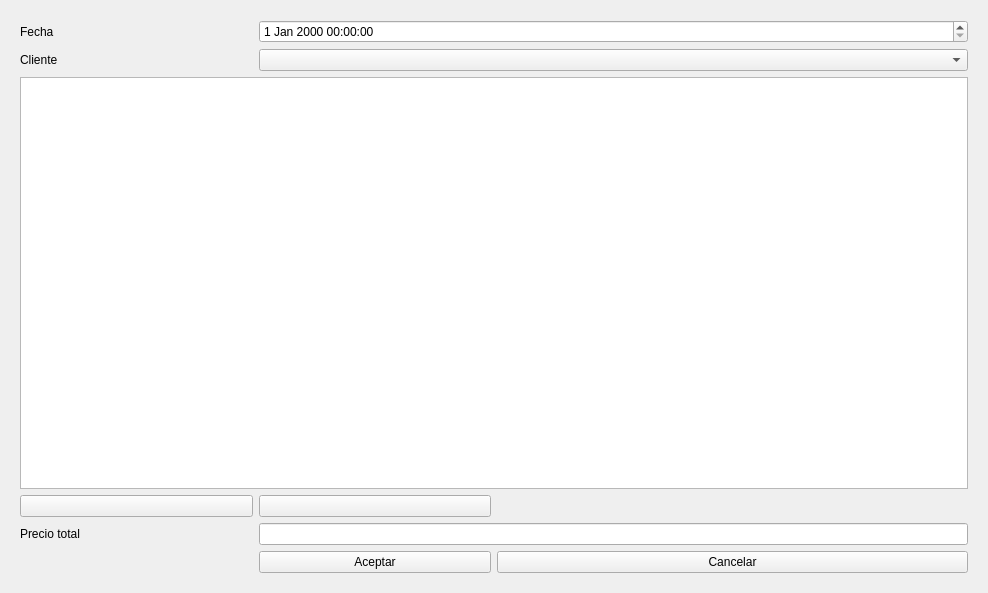
<?xml version="1.0" encoding="UTF-8"?>
<ui version="4.0">
 <class>Form</class>
 <widget class="QWidget" name="Form">
  <property name="geometry">
   <rect>
    <x>0</x>
    <y>0</y>
    <width>988</width>
    <height>593</height>
   </rect>
  </property>
  <property name="windowTitle">
   <string>Form</string>
  </property>
  <layout class="QGridLayout" name="gridLayout_2">
   <item row="0" column="0">
    <widget class="QWidget" name="widget" native="true">
     <layout class="QGridLayout" name="gridLayout">
      <item row="11" column="0">
       <widget class="QPushButton" name="pushButtonQuitarProducto">
        <property name="text">
         <string/>
        </property>
        <property name="icon">
         <iconset theme="QIcon::ThemeIcon::ListRemove"/>
        </property>
       </widget>
      </item>
      <item row="12" column="0">
       <widget class="QLabel" name="labelPrecioTotal">
        <property name="text">
         <string>Precio total</string>
        </property>
       </widget>
      </item>
      <item row="1" column="1" colspan="3">
       <widget class="QComboBox" name="comboBox"/>
      </item>
      <item row="0" column="0">
       <widget class="QLabel" name="labelFecha">
        <property name="text">
         <string>Fecha</string>
        </property>
       </widget>
      </item>
      <item row="12" column="1" colspan="3">
       <widget class="QLineEdit" name="lineEditPrecioTotal"/>
      </item>
      <item row="1" column="0">
       <widget class="QLabel" name="labelCliente">
        <property name="text">
         <string>Cliente</string>
        </property>
       </widget>
      </item>
      <item row="11" column="1">
       <widget class="QPushButton" name="pushButtonAgregarProducto">
        <property name="text">
         <string/>
        </property>
        <property name="icon">
         <iconset theme="QIcon::ThemeIcon::ListAdd"/>
        </property>
       </widget>
      </item>
      <item row="0" column="1" colspan="3">
       <widget class="QDateTimeEdit" name="dateTimeEditCliente"/>
      </item>
      <item row="13" column="1">
       <widget class="QPushButton" name="pushButtonAceptar">
        <property name="text">
         <string>Aceptar</string>
        </property>
       </widget>
      </item>
      <item row="13" column="2" colspan="2">
       <widget class="QPushButton" name="pushButtonCancelar">
        <property name="text">
         <string>Cancelar</string>
        </property>
       </widget>
      </item>
      <item row="2" column="0" colspan="4">
       <widget class="QTableWidget" name="tablaProductos"/>
      </item>
     </layout>
    </widget>
   </item>
  </layout>
 </widget>
 <resources/>
 <connections/>
</ui>
